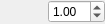
<?xml version="1.0" encoding="UTF-8"?>
<ui version="4.0">
 <class>Border_Edit_Widget</class>
 <widget class="QWidget" name="Border_Edit_Widget">
  <property name="geometry">
   <rect>
    <x>0</x>
    <y>0</y>
    <width>105</width>
    <height>24</height>
   </rect>
  </property>
  <property name="windowTitle">
   <string>Form</string>
  </property>
  <layout class="QHBoxLayout" name="horizontalLayout">
   <property name="leftMargin">
    <number>0</number>
   </property>
   <property name="topMargin">
    <number>0</number>
   </property>
   <property name="rightMargin">
    <number>0</number>
   </property>
   <property name="bottomMargin">
    <number>0</number>
   </property>
   <item>
    <widget class="Color_Selector" name="color_selector">
     <property name="minimumSize">
      <size>
       <width>24</width>
       <height>0</height>
      </size>
     </property>
     <property name="color">
      <color>
       <red>0</red>
       <green>0</green>
       <blue>0</blue>
      </color>
     </property>
    </widget>
   </item>
   <item>
    <widget class="QDoubleSpinBox" name="spin_width">
     <property name="value">
      <double>1.000000000000000</double>
     </property>
    </widget>
   </item>
  </layout>
 </widget>
 <customwidgets>
  <customwidget>
   <class>Color_Preview</class>
   <extends>QWidget</extends>
   <header>color_preview.hpp</header>
  </customwidget>
  <customwidget>
   <class>Color_Selector</class>
   <extends>Color_Preview</extends>
   <header>color_selector.hpp</header>
  </customwidget>
 </customwidgets>
 <resources/>
 <connections/>
</ui>
